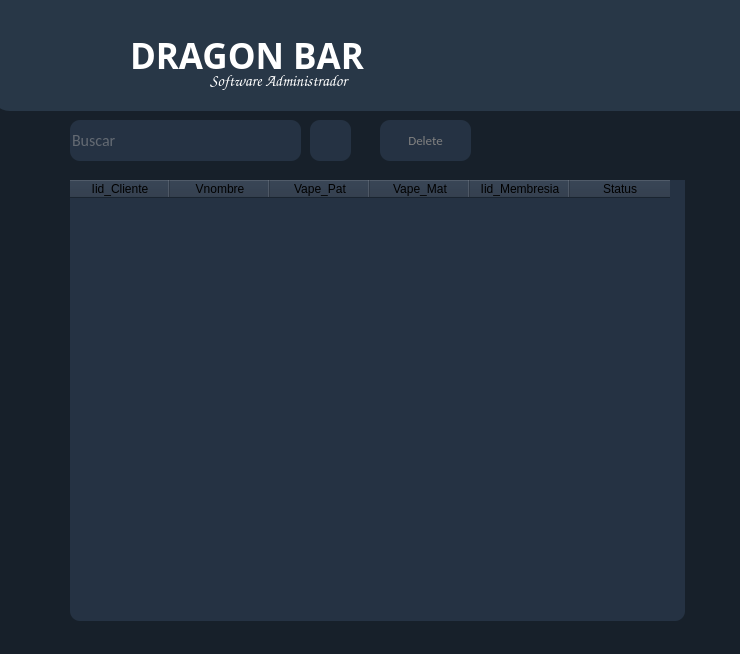
<?xml version="1.0" encoding="UTF-8"?>
<ui version="4.0">
 <class>MainWindow</class>
 <widget class="QMainWindow" name="MainWindow">
  <property name="geometry">
   <rect>
    <x>0</x>
    <y>0</y>
    <width>740</width>
    <height>654</height>
   </rect>
  </property>
  <property name="windowTitle">
   <string>Lista de Clientes</string>
  </property>
  <property name="windowIcon">
   <iconset>
    <normaloff>Icons/DRAGONN.ico</normaloff>Icons/DRAGONN.ico</iconset>
  </property>
  <property name="styleSheet">
   <string notr="true">background-color:rgb(23, 32, 42);</string>
  </property>
  <widget class="QWidget" name="centralwidget">
   <widget class="QFrame" name="frame">
    <property name="geometry">
     <rect>
      <x>-10</x>
      <y>0</y>
      <width>771</width>
      <height>111</height>
     </rect>
    </property>
    <property name="styleSheet">
     <string notr="true">background-color:rgb(40, 55, 71);
border-radius:20px;
</string>
    </property>
    <property name="frameShape">
     <enum>QFrame::StyledPanel</enum>
    </property>
    <property name="frameShadow">
     <enum>QFrame::Raised</enum>
    </property>
    <widget class="QLabel" name="label">
     <property name="geometry">
      <rect>
       <x>-10</x>
       <y>0</y>
       <width>141</width>
       <height>101</height>
      </rect>
     </property>
     <property name="text">
      <string/>
     </property>
     <property name="pixmap">
      <pixmap>Icons/DRAGONN.ico</pixmap>
     </property>
    </widget>
    <widget class="QLabel" name="label_usuario_2">
     <property name="geometry">
      <rect>
       <x>220</x>
       <y>70</y>
       <width>191</width>
       <height>21</height>
      </rect>
     </property>
     <property name="font">
      <font>
       <family>Comic Sans MS</family>
       <pointsize>12</pointsize>
       <weight>50</weight>
       <bold>false</bold>
      </font>
     </property>
     <property name="styleSheet">
      <string notr="true">color:white;
border-radius:5px;</string>
     </property>
     <property name="text">
      <string>Software Administrador</string>
     </property>
    </widget>
    <widget class="QLabel" name="label_2">
     <property name="geometry">
      <rect>
       <x>140</x>
       <y>30</y>
       <width>271</width>
       <height>51</height>
      </rect>
     </property>
     <property name="font">
      <font>
       <family>Arial Black</family>
       <pointsize>26</pointsize>
       <weight>75</weight>
       <bold>true</bold>
      </font>
     </property>
     <property name="styleSheet">
      <string notr="true">color:white;</string>
     </property>
     <property name="text">
      <string>DRAGON BAR</string>
     </property>
    </widget>
    <zorder>label</zorder>
    <zorder>label_2</zorder>
    <zorder>label_usuario_2</zorder>
   </widget>
   <widget class="QTableWidget" name="table_cli">
    <property name="geometry">
     <rect>
      <x>70</x>
      <y>180</y>
      <width>615</width>
      <height>441</height>
     </rect>
    </property>
    <property name="styleSheet">
     <string notr="true">background-color:rgb(37, 50, 67);color:black;
border-radius:10px;</string>
    </property>
    <column>
     <property name="text">
      <string>Iid_Cliente</string>
     </property>
    </column>
    <column>
     <property name="text">
      <string>Vnombre</string>
     </property>
    </column>
    <column>
     <property name="text">
      <string>Vape_Pat</string>
     </property>
    </column>
    <column>
     <property name="text">
      <string>Vape_Mat</string>
     </property>
    </column>
    <column>
     <property name="text">
      <string>Iid_Membresia</string>
     </property>
    </column>
    <column>
     <property name="text">
      <string>Status</string>
     </property>
    </column>
   </widget>
   <widget class="QLineEdit" name="text_emp">
    <property name="geometry">
     <rect>
      <x>70</x>
      <y>120</y>
      <width>231</width>
      <height>41</height>
     </rect>
    </property>
    <property name="font">
     <font>
      <family>Calibri</family>
      <pointsize>12</pointsize>
     </font>
    </property>
    <property name="styleSheet">
     <string notr="true">background-color:rgb(37, 50, 67);color:rgb(162, 162, 162);
border-radius:10px;</string>
    </property>
    <property name="maxLength">
     <number>4</number>
    </property>
    <property name="alignment">
     <set>Qt::AlignLeading|Qt::AlignLeft|Qt::AlignVCenter</set>
    </property>
    <property name="placeholderText">
     <string>Buscar</string>
    </property>
   </widget>
   <widget class="QPushButton" name="btn_buscar">
    <property name="enabled">
     <bool>true</bool>
    </property>
    <property name="geometry">
     <rect>
      <x>310</x>
      <y>120</y>
      <width>41</width>
      <height>41</height>
     </rect>
    </property>
    <property name="font">
     <font>
      <family>Calibri</family>
      <pointsize>10</pointsize>
     </font>
    </property>
    <property name="cursor">
     <cursorShape>PointingHandCursor</cursorShape>
    </property>
    <property name="styleSheet">
     <string notr="true">QPushButton{
background-color:rgb(37, 50, 67);color:gray;
border-radius:10px;
}

QPushButton:hover{
background-color:rgb(159, 159, 159);

}</string>
    </property>
    <property name="text">
     <string/>
    </property>
    <property name="icon">
     <iconset>
      <normaloff>Icons/buscar.ico</normaloff>Icons/buscar.ico</iconset>
    </property>
   </widget>
   <widget class="QPushButton" name="btn_delete">
    <property name="enabled">
     <bool>true</bool>
    </property>
    <property name="geometry">
     <rect>
      <x>380</x>
      <y>120</y>
      <width>91</width>
      <height>41</height>
     </rect>
    </property>
    <property name="font">
     <font>
      <family>Calibri</family>
      <pointsize>10</pointsize>
     </font>
    </property>
    <property name="cursor">
     <cursorShape>PointingHandCursor</cursorShape>
    </property>
    <property name="styleSheet">
     <string notr="true">QPushButton{
background-color:rgb(37, 50, 67);color:gray;
border-radius:10px;
}

QPushButton:hover{
background-color:rgb(159, 159, 159);

}</string>
    </property>
    <property name="text">
     <string>Delete</string>
    </property>
   </widget>
  </widget>
  <widget class="QStatusBar" name="statusbar"/>
 </widget>
 <resources/>
 <connections/>
</ui>
